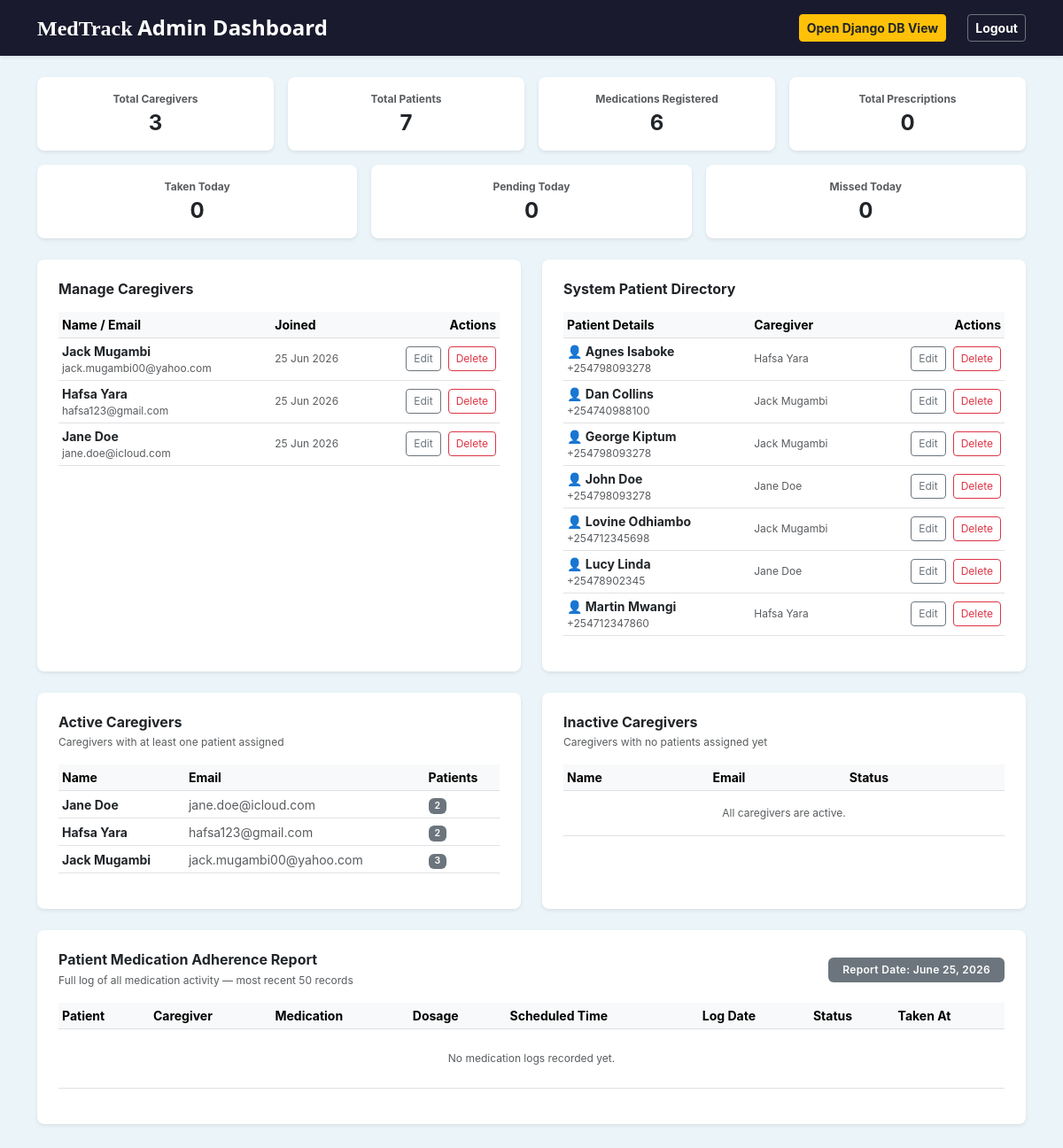
Before: /master/control/ (signed in) with the older database file.
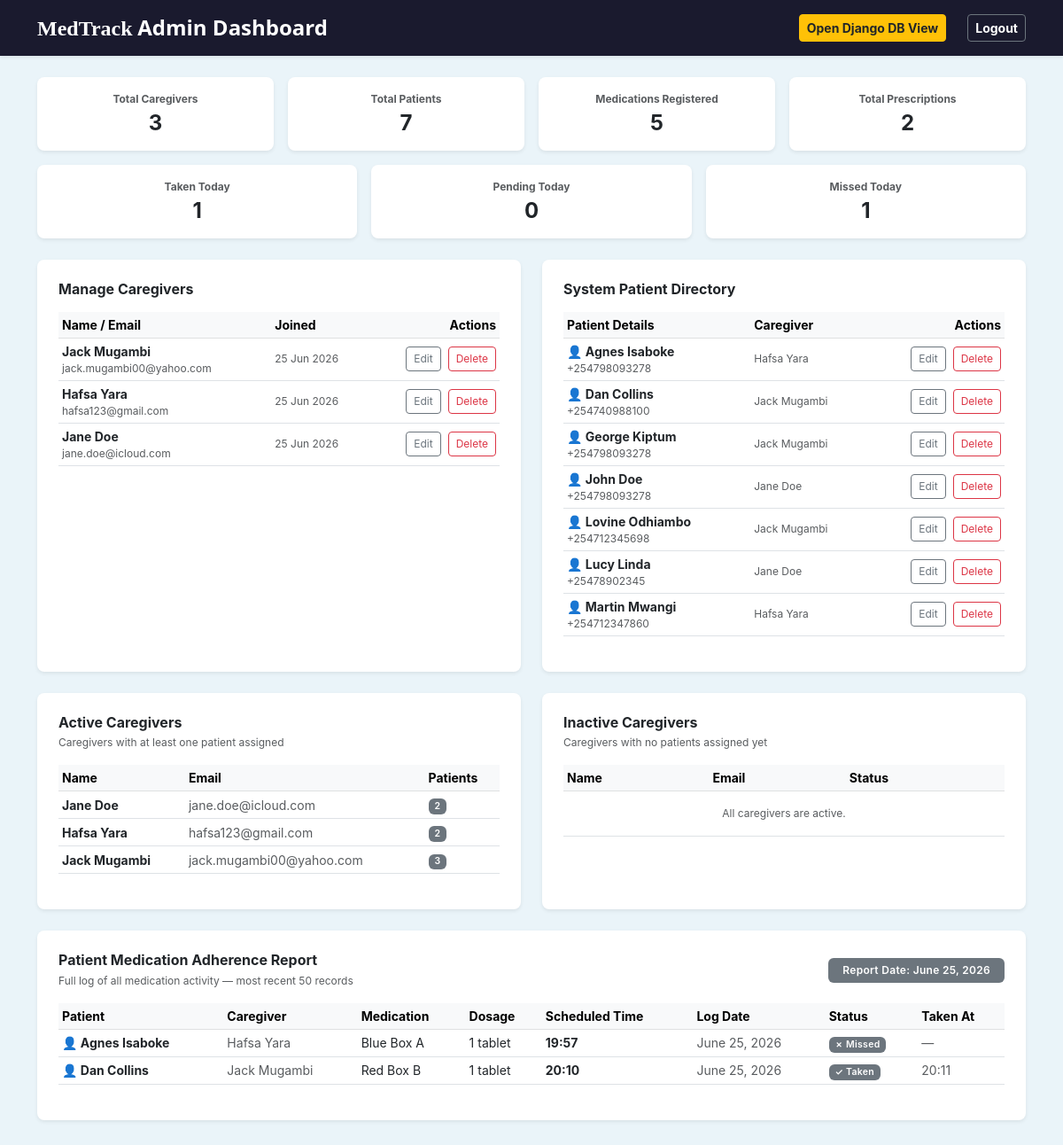
After: the same page with the newer database file.
### caregiverApp/models.py (models this page shows, shortened)
class Patient(models.Model):
    patientID = models.AutoField(primary_key=True)
    fullName = models.CharField(max_length=100)
    dateOfBirth = models.DateField()
    phoneNumber = models.CharField(max_length=15)
    caregiverID = models.ForeignKey(User, on_delete=models.CASCADE, related_name='patients', db_column='caregiverID')
    def __init__(self, *args, **kwargs):
        super().__init__(*args, **kwargs)

class MedicationLog(models.Model):
    logID = models.AutoField(primary_key=True)
    scheduleID = models.ForeignKey(PrescriptionSchedule, on_delete=models.CASCADE, related_name='daily_logs', db_column='scheduleID')
    logDate = models.DateField(auto_now_add=True)
    medStatus = models.CharField(max_length=20, default='Pending')  # e.g., Taken, Missed, Pending
    takenAt = models.DateTimeField(null=True, blank=True)  # Timestamp when medication was taken

class PrescriptionSchedule(models.Model):
    scheduleID = models.AutoField(primary_key=True)
    prescriptionID = models.ForeignKey(Prescription, on_delete=models.CASCADE, related_name='time_slots')
    scheduledTime = models.TimeField()

class Prescription(models.Model):
    prescriptionID = models.AutoField(primary_key=True)
    patientID = models.ForeignKey(Patient, on_delete=models.CASCADE, db_column='patientID')
    medicationID = models.ForeignKey(Medication, on_delete=models.CASCADE, db_column='medicationID')
    dosage = models.CharField(max_length=30)
    status = models.CharField(max_length=20)

class Medication(models.Model):
    medicationID = models.AutoField(primary_key=True)
    medicationName = models.CharField(max_length=100)
    colorBoxCode = models.CharField(max_length=30)

### caregiverApp/views.py (the view, shortened to what this page needs)
# urls.py: path('master/control/', admin_dashboard_view, name='admin_dashboard'),
@login_required
def admin_dashboard_view(request):
    if not request.user.is_superuser:
        messages.error(request, "Access Denied. Only the Superuser can access this dashboard.")
        return redirect('home')
    today = timezone.localdate()
    total_caregivers = User.objects.filter(is_superuser=False).count()
    total_patients = Patient.objects.count()
    total_medications = Medication.objects.count()
    total_prescriptions = Prescription.objects.count()
    todays_logs = MedicationLog.objects.filter(logDate=today)
    total_taken_today = todays_logs.filter(medStatus='Taken').count()
    total_missed_today = todays_logs.filter(medStatus='Missed').count()
    total_pending_today = todays_logs.filter(medStatus='Pending').count()
    active_caregivers = User.objects.filter(
        is_superuser=False,
        patients__isnull=False
    ).distinct()
    inactive_caregivers = User.objects.filter(
        is_superuser=False,
        patients__isnull=True
    ).distinct()
    adherence_report = MedicationLog.objects.select_related(
        'scheduleID__prescriptionID__patientID',
        'scheduleID__prescriptionID__medicationID',
        'scheduleID__prescriptionID__patientID__caregiverID'
    ).order_by('-logDate', 'scheduleID__prescriptionID__patientID__fullName')[:50]
    context = {
        'caregivers': User.objects.filter(is_superuser=False).order_by('-date_joined'),
        'patients': Patient.objects.all().order_by('fullName'),
        'today': today,
        'total_caregivers': total_caregivers,
        'total_patients': total_patients,
        'total_medications': total_medications,
        'total_prescriptions': total_prescriptions,
        'total_taken_today': total_taken_today,
        'total_missed_today': total_missed_today,
        'total_pending_today': total_pending_today,
        'active_caregivers': active_caregivers,
        'inactive_caregivers': inactive_caregivers,
        'adherence_report': adherence_report,
    }
    return render(request, 'caregiverApp/admin_dashboard.html', context)

### caregiverApp/templates/caregiverApp/admin_dashboard.html (shortened to what the changed rows need)
{% load static %}
<!DOCTYPE html>
<html lang="en">
<head>
    <link href="https://cdn.jsdelivr.net/npm/bootstrap@5.3.0/dist/css/bootstrap.min.css" rel="stylesheet">
    <link rel="stylesheet" href="{% static 'css/styles.css' %}">
</head>
<body style="background-color: #eaf4f9;">
    <div class="py-3 shadow-sm" style="background-color: #1a1a2e;">
        <div class="container d-flex justify-content-between align-items-center">
            <h1 class="h4 fw-bold mb-0 text-white"><span style="font-family: 'Brush Script MT', 'cursive', script; color: #ffffff;">MedTrack</span> <span class="text-white" style="font-family: var(--bs-body-font-family);">  Admin Dashboard</span></h1>
        </div>
    </div>
    <div class="container mt-4">
        <div class="row g-3 mb-3">
            <div class="col-6 col-md-3">
                <div class="card border-0 shadow-sm rounded-3 p-3 text-center bg-white">
                    <div class="text-muted xtra-small fw-bold mb-1">Medications Registered</div>
                    <div class="h4 fw-bold text-dark mb-0">{{ total_medications }}</div>
                </div>
            </div>
            <div class="col-6 col-md-3">
                <div class="card border-0 shadow-sm rounded-3 p-3 text-center bg-white">
                    <div class="text-muted xtra-small fw-bold mb-1">Total Prescriptions</div>
                    <div class="h4 fw-bold text-dark mb-0">{{ total_prescriptions }}</div>
                </div>
            </div>
        </div>
        <div class="row g-3 mb-4">
            <div class="col-md-4">
                <div class="card border-0 shadow-sm rounded-3 p-3 text-center bg-white">
                    <div class="text-muted xtra-small fw-bold mb-1">Taken Today</div>
                    <div class="h4 fw-bold text-dark mb-0">{{ total_taken_today }}</div>
                </div>
            </div>
            <div class="col-md-4">
                <div class="card border-0 shadow-sm rounded-3 p-3 text-center bg-white">
                    <div class="text-muted xtra-small fw-bold mb-1">Missed Today</div>
                    <div class="h4 fw-bold text-dark mb-0">{{ total_missed_today }}</div>
                </div>
            </div>
        </div>
        <div class="row g-4 mb-4">
            <div class="col-lg-6">
                <div class="card border-0 rounded-3 bg-white shadow-sm h-100">
                    <div class="card-body p-4">
                        <div class="table-responsive">
                            <table class="table table-sm table-hover align-middle">
                                <thead class="table-light small">
                                    <tr>
                                        <th>Name / Email</th>
                                        <th>Joined</th>
                                        <th class="text-end">Actions</th>
                                    </tr>
                                </thead>
                                <tbody class="small">
                                    {% for user in caregivers %}
                                    <tr>
                                        <td>
                                            <div class="fw-bold">{{ user.first_name }}</div>
                                            <div class="text-muted xtra-small">{{ user.email }}</div>
                                        </td>
                                        <td class="text-muted xtra-small">{{ user.date_joined|date:"d M Y" }}</td>
                                        <td class="text-end">
                                            <button class="btn btn-xs btn-outline-secondary btn-sm p-1 px-2 me-1" data-bs-toggle="modal" data-bs-target="#editCaregiverModal-{{ user.id }}">Edit</button>
                                            <form method="POST" class="d-inline" onsubmit="return confirm('Remove this caregiver?');">
                                                <button type="submit" class="btn btn-xs btn-outline-danger btn-sm p-1 px-2">Delete</button>
                                            </form>
                                        </td>
                                    </tr>
                                    {% empty %}
                                    <tr>
                                        <td colspan="3" class="text-center text-muted py-3 xtra-small">No caregivers registered.</td>
                                    </tr>
                                    {% endfor %}
                                </tbody>
                            </table>
                        </div>
                    </div>
                </div>
            </div>
            <div class="col-lg-6">
                <div class="card border-0 rounded-3 bg-white shadow-sm h-100">
                    <div class="card-body p-4">
                        <div class="table-responsive">
                            <table class="table table-sm table-hover align-middle">
                                <thead class="table-light small">
                                    <tr>
                                        <th>Patient Details</th>
                                        <th>Caregiver</th>
                                        <th class="text-end">Actions</th>
                                    </tr>
                                </thead>
                                <tbody class="small">
                                    {% for patient in patients %}
                                    <tr>
                                        <td>
                                            <div class="fw-bold">👤 {{ patient.fullName }}</div>
                                            <div class="text-muted xtra-small">{{ patient.phoneNumber }}</div>
                                        </td>
                                        <td class="text-muted xtra-small">{{ patient.caregiverID.first_name }}</td>
                                        <td class="text-end">
                                            <button class="btn btn-xs btn-outline-secondary btn-sm p-1 px-2 me-1" data-bs-toggle="modal" data-bs-target="#editPatientAdminModal-{{ patient.patientID }}">Edit</button>
                                            <form method="POST" class="d-inline" onsubmit="return confirm('Remove this patient?');">
                                                <button type="submit" class="btn btn-xs btn-outline-danger btn-sm p-1 px-2">Delete</button>
                                            </form>
                                        </td>
                                    </tr>
                                    {% empty %}
                                    <tr>
                                        <td colspan="3" class="text-center text-muted py-3 xtra-small">No patients found.</td>
                                    </tr>
                                    {% endfor %}
                                </tbody>
                            </table>
                        </div>
                    </div>
                </div>
            </div>
        </div>
        <div class="row g-4 mb-4">
            <div class="col-lg-6">
                <div class="card border-0 shadow-sm rounded-3 bg-white h-100">
                    <div class="card-body p-4">
                        <div class="table-responsive">
                            <table class="table table-sm align-middle">
                                <thead class="table-light small">
                                    <tr>
                                        <th>Name</th>
                                        <th>Email</th>
                                        <th>Patients</th>
                                    </tr>
                                </thead>
                                <tbody class="small">
                                    {% for user in active_caregivers %}
                                    <tr>
                                        <td class="fw-bold">{{ user.first_name }}</td>
                                        <td class="text-muted">{{ user.email }}</td>
                                        <td><span class="badge bg-secondary">{{ user.patients.count }}</span></td>
                                    </tr>
                                    {% empty %}
                                    <tr>
                                        <td colspan="3" class="text-center text-muted py-3 xtra-small">No active caregivers.</td>
                                    </tr>
                                    {% endfor %}
                                </tbody>
                            </table>
                        </div>
                    </div>
                </div>
            </div>
            <div class="col-lg-6">
                <div class="card border-0 shadow-sm rounded-3 bg-white h-100">
                    <div class="card-body p-4">
                        <div class="table-responsive">
                            <table class="table table-sm align-middle">
                                <thead class="table-light small">
                                    <tr>
                                        <th>Name</th>
                                        <th>Email</th>
                                        <th>Status</th>
                                    </tr>
                                </thead>
                            </table>
                        </div>
                    </div>
                </div>
            </div>
        </div>
        <div class="card border-0 shadow-sm rounded-3 bg-white mb-5">
            <div class="card-body p-4">
                <div class="table-responsive">
                    <table class="table table-sm table-hover align-middle">
                        <thead class="table-light small fw-bold">
                            <tr>
                                <th>Patient</th>
                                <th>Caregiver</th>
                                <th>Medication</th>
                                <th>Dosage</th>
                                <th>Scheduled Time</th>
                                <th>Log Date</th>
                                <th>Status</th>
                                <th>Taken At</th>
                            </tr>
                        </thead>
                        <tbody class="small">
                            {% for log in adherence_report %}
                            <tr>
                                <td class="fw-bold">👤 {{ log.scheduleID.prescriptionID.patientID.fullName }}</td>
                                <td class="text-muted">{{ log.scheduleID.prescriptionID.patientID.caregiverID.first_name }}</td>
                                <td>{{ log.scheduleID.prescriptionID.medicationID.colorBoxCode }}</td>
                                <td>{{ log.scheduleID.prescriptionID.dosage }}</td>
                                <td class="fw-bold">{{ log.scheduleID.scheduledTime|time:"H:i" }}</td>
                                <td class="text-muted">{{ log.logDate }}</td>
                                <td>
                                    {% if log.medStatus == 'Taken' %}
                                        <span class="badge bg-secondary">✓ Taken</span>
                                    {% elif log.medStatus == 'Missed' %}
                                        <span class="badge bg-secondary">✗ Missed</span>
                                    {% else %}
                                        <span class="badge bg-secondary">⏳ Pending</span>
                                    {% endif %}
                                </td>
                                <td class="text-muted">
                                    {% if log.takenAt %}
                                        {{ log.takenAt|time:"H:i" }}
                                    {% else %}
                                        —
                                    {% endif %}
                                </td>
                            </tr>
                            {% empty %}
                            <tr>
                                <td colspan="8" class="text-center text-muted py-4 xtra-small">No medication logs recorded yet.</td>
                            </tr>
                            {% endfor %}
                        </tbody>
                    </table>
                </div>
            </div>
        </div>
    </div>
</body>
</html>

Changed rows visible on the page:
added MedicationLog: scheduleID.prescriptionID.patientID.fullName "Agnes Isaboke", scheduleID.prescriptionID.patientID.caregiverID.first_name "Hafsa Yara", scheduleID.prescriptionID.medicationID.colorBoxCode "Blue Box A", scheduleID.prescriptionID.dosage "1 tablet", scheduleID.scheduledTime "19:57", logDate "June 25, 2026", medStatus "✗ Missed"
added MedicationLog: scheduleID.prescriptionID.patientID.fullName "Dan Collins", scheduleID.prescriptionID.patientID.caregiverID.first_name "Jack Mugambi", scheduleID.prescriptionID.medicationID.colorBoxCode "Red Box B", scheduleID.prescriptionID.dosage "1 tablet", scheduleID.scheduledTime "20:10", logDate "June 25, 2026", medStatus "✓ Taken", takenAt "20:11"
Other visible differences:
{{ total_medications }}: "6" → "5"
{{ total_prescriptions }}: "0" → "2"
{{ total_taken_today }}: "0" → "1"
{{ total_missed_today }}: "0" → "1"
text no longer shown: "No medication logs recorded yet."
